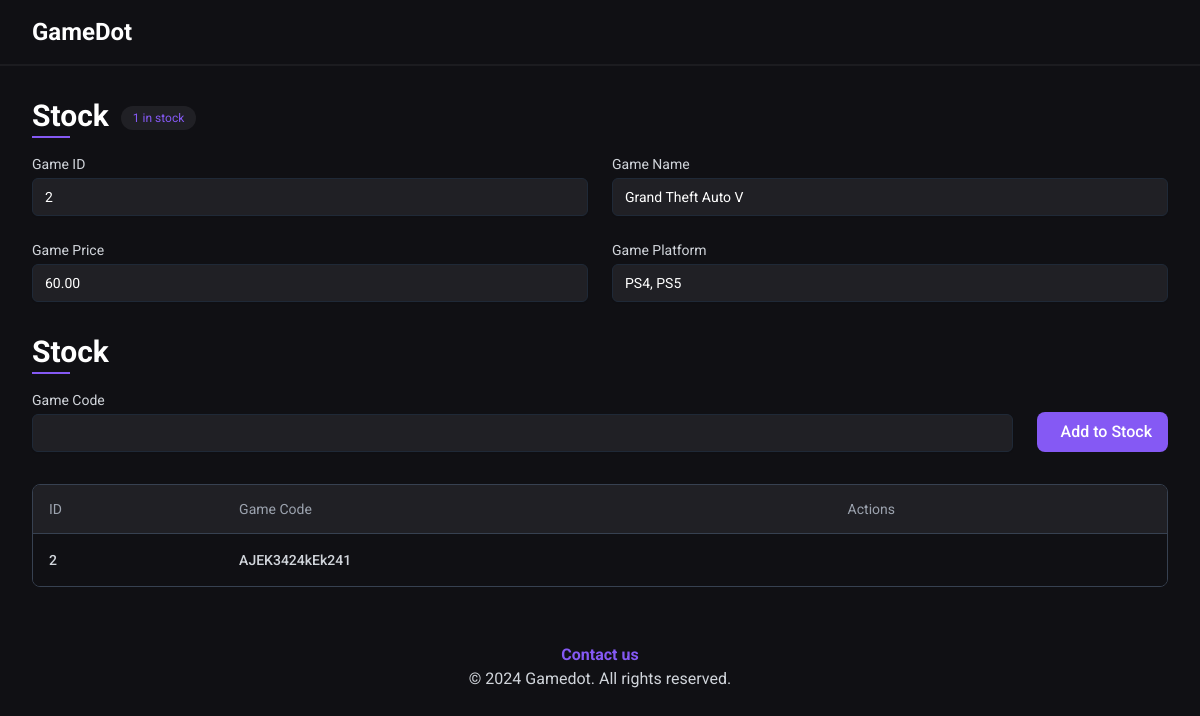
The page /gamedot/admin/games/stock/2 (signed in) on the database as committed earlier.
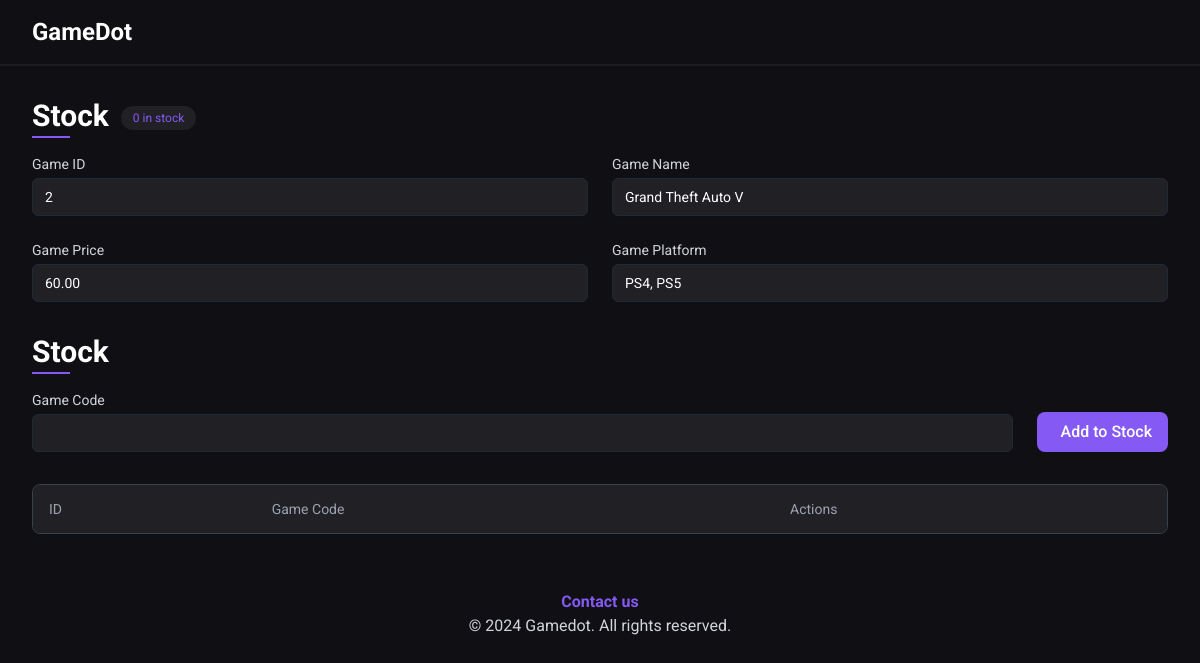
The same page on the database as committed later.
### tables this page shows
CREATE TABLE `games` (
  `id` int(11) NOT NULL,
  `name` varchar(255) DEFAULT NULL,
  `description` text DEFAULT NULL,
  `platform` varchar(30) NOT NULL,
  `price` decimal(10,2) NOT NULL,
  `main_image_url` varchar(255) DEFAULT NULL,
  `age_rating` int(11) DEFAULT NULL,
  `publisher` varchar(100) NOT NULL,
  `release_date` date NOT NULL DEFAULT current_timestamp()
);

CREATE TABLE `stock` (
  `id` int(11) NOT NULL,
  `game_code` varchar(100) NOT NULL,
  `game_id` int(11) NOT NULL
);

### src/admin/games/controllers/stock.php (called while the page is built, shortened)
<?php
$game_id = $_GET['game_id'];
$database = new Database();
$stockColumns = [
  'id' => 'ID',
  'game_code' => 'Game Code',
];
$query = 'SELECT * FROM games WHERE id = :id';
$game = $database->query($query, ['id' => $game_id])->qOrAbort();
$query = 'SELECT * FROM stock WHERE game_id = :id';
$stock = $database->query($query, ['id' => $game_id])->qAll();
require('src/admin/games/views/stock.view.php');

### core/database.php (called while the page is built, shortened)
<?php
class Database
{
  private $host = 'localhost';
  private $db_name = 'testforweb';
  private $port = '3308';
  private $username = 'root';
  private $connection;
  private $statement;
  public function __construct()
  {
    $this->connection = null;
    try {
      $this->connection = new PDO('mysql:host=' . $this->host . ';port=' . $this->port . ';dbname=' . $this->db_name . ';user=' . $this->username);
      $this->connection->setAttribute(PDO::ATTR_ERRMODE, PDO::ERRMODE_EXCEPTION);
      $this->connection->setAttribute(PDO::ATTR_DEFAULT_FETCH_MODE, PDO::FETCH_ASSOC);
    } catch (PDOException $e) {
      echo 'Connection Error: ' . $e->getMessage();
    }
  }
  public function query($query, $params = [])
  {
    $this->statement = $this->connection->prepare($query);
    $this->statement->execute($params);
    return $this;
  }
  public function qAll()
  {
    return $this->statement->fetchAll();
  }
  public function qOrAbort()
  {
    $result = $this->statement->fetch();
    return $result;
  }
}

### src/admin/games/views/stock.view.php (the view, shortened to what this page needs)
<?php require(getHeaderPath()) ?>
<main>
  <div class="xl:container mx-auto p-8">
    <div class="flex items-start gap-x-3">
      <h2 class="text-3xl font-bold mb-4 inline-block relative pb-1">
        Stock
        <span class="absolute bottom-0 left-0 w-1/2 h-0.5 bg-primary"></span>
      </h2>
      <span class="px-3 py-1 text-xs rounded-full bg-secondaryBlack text-primary mt-2"><?= count($stock) ?> in stock</span>
    </div>
    <div>
      <div class="grid grid-cols-1 md:grid-cols-2 gap-6">
        <div>
          <label for="game_id" class="block text-sm text-gray-300">Game ID</label>
          <input type="text" name="game_id" id="game_id" value="<?= $game['id'] ?>" class="bg-secondaryBlack mt-1 block w-full px-3 py-2 border border-gray-800 rounded-md shadow-sm focus:outline-none focus:ring-primary focus:border-primary sm:text-sm" required disabled>
        </div>
        <div>
          <label for="game_name" class="block text-sm text-gray-300">Game Name</label>
          <input type="text" name="game_name" id="game_name" value="<?= $game['name'] ?>" class="bg-secondaryBlack mt-1 block w-full px-3 py-2 border border-gray-800 rounded-md shadow-sm focus:outline-none focus:ring-primary focus:border-primary sm:text-sm" required disabled>
        </div>
        <div>
          <label for="game_price" class="block text-sm text-gray-300">Game Price</label>
          <input type="text" name="game_price" id="game_price" value="<?= $game['price'] ?>" class="bg-secondaryBlack mt-1 block w-full px-3 py-2 border border-gray-800 rounded-md shadow-sm focus:outline-none focus:ring-primary focus:border-primary sm:text-sm" required disabled>
        </div>
        <div>
          <label for="game_platform" class="block text-sm text-gray-300">Game Platform</label>
          <input type="text" name="game_platform" id="game_platform" value="<?= $game['platform'] ?>" class="bg-secondaryBlack mt-1 block w-full px-3 py-2 border border-gray-800 rounded-md shadow-sm focus:outline-none focus:ring-primary focus:border-primary sm:text-sm" required disabled>
        </div>
      </div>
    </div>
    <section class="mt-8">
      <h2 class="text-3xl font-bold inline-block mb-4 relative pb-1">
        Stock
        <span class="absolute bottom-0 left-0 w-1/2 h-0.5 bg-primary"></span>
      </h2>
      <div>
        <form action="" method="POST">
          <div class="sm:flex gap-6 justify-center items-end">
            <div class="flex-1">
              <label for="new_game_code" class="block text-sm text-gray-300">Game Code</label>
              <input type="text" name="new_game_code" id="new_game_code" class="bg-secondaryBlack mt-1 block w-full px-3 py-2 border border-gray-800 rounded-md shadow-sm focus:outline-none focus:ring-primary focus:border-primary sm:text-sm" required>
            </div>
            <div class="mt-4 sm:mt-0">
              <button type="submit" name="add_stock_form" class="bg-primary px-4 py-2 font-medium rounded-lg text-white hover:opacity-85 duration-300 flex justify-center items-center">
                <p>Add to Stock</p>
              </button>
            </div>
          </div>
        </form>
      </div>
      <div class="flex flex-col mt-6">
        <div class="overflow-x-auto ">
          <div class="inline-block min-w-full py-2 align-middle">
            <div class="overflow-hidden border  border-gray-700 md:rounded-lg">
              <table class="min-w-full divide-y divide-gray-700">
                <thead class="bg-secondaryBlack">
                  <tr>
                    <?php
                    foreach ($stockColumns as $column) :
                    ?>
                      <th scope='col' class='px-4 py-3.5 text-sm font-normal text-left rtl:text-right text-gray-400'><?= $column ?></th>
                    <?php endforeach; ?>
                    <th scope='col' class='px-4 py-3.5 text-sm font-normal text-left rtl:text-right text-gray-400'>Actions</th>
                  </tr>
                </thead>
                <tbody class=" divide-y divide-gray-700 bg-myBlack">
                  <?php
                  foreach ($stock as $s) : ?>
                    <tr>
                      <?php foreach ($stockColumns as $dbcolumn => $column) : ?>
                        <td class='px-4 py-4 text-sm font-medium text-gray-300 whitespace-nowrap hover:text-primary duration-300'><?= $s[$dbcolumn]  ?></td>
                      <?php endforeach; ?>
                      <td class="px-4 py-4 text-sm whitespace-nowrap">
                        <div class="flex items-center gap-x-6">
                        </div>
                      </td>
                    </tr>
                  <?php endforeach; ?>
                </tbody>
              </table>
            </div>
          </div>
        </div>
      </div>
    </section>
  </div>
</main>
<?php require(getFooterPath()) ?>

### index.php (shortened to what this page needs)
<?php
require("core/database.php");
$routes = [
  newRoute("/") => __DIR__ . "/src/user/controllers/index.php",
  newRoute("/signup") => __DIR__ . "/src/user/controllers/signup.php",
  newRoute("/signin") => __DIR__ . "/src/user/controllers/signin.php",
  newRoute("/games") => "src/user/controllers/games.php",
  newRoute("/profile") => "src/user/controllers/profile.php",
  newRoute("/logout") => "src/common/controllers/logout.php",
  newRoute("/genres") => __DIR__ . "/src/user/controllers/genres.php",
  newRoute("/checkout") => __DIR__ . "/src/user/controllers/checkout.php",
  newRoute("/cart") => __DIR__ . "/src/user/controllers/cart.php",
  newRoute("/contactus") => __DIR__ . "/src/common/controllers/contactus.php",
  newRoute("/admin/signin") => __DIR__ . "/src/admin/main/controllers/signin_admin.php",
  newRoute("/admin/") => __DIR__ . "/src/admin/main/controllers/index.php",
  newRoute("/admin/logout") => "src/common/controllers/logout.php",
  newRoute("/admin/profile") => "src/admin/main/controllers/profile.php",
  newRoute("/admin/games/") => __DIR__ . "/src/admin/games/controllers/games.php",
  newRoute("/admin/games/add") => __DIR__ . "/src/admin/games/controllers/add_game.php",
  newRoute("/admin/games/edit") => __DIR__ . "/src/admin/games/controllers/edit_game.php",
  newRoute("/admin/users/") => __DIR__ . "/src/admin/users/controllers/users.php",
  newRoute("/admin/settings/") => __DIR__ . "/src/admin/settings/controllers/settings.php",
  newRoute("/admin/orders/") => __DIR__ . "/src/admin/orders/controllers/orders.php",
];
$userAuthenticatedRoutes = [
  newRoute("/profile"),
  newRoute("/checkout"),
  newRoute("/cart"),
];
$adminAuthenticatedRoutes = [
  newRoute("/admin/"),
  newRoute("/admin/logout"),
  newRoute("/admin/profile"),
  newRoute("/admin/games/"),
  newRoute("/admin/games/add"),
  newRoute("/admin/games/edit"),
  newRoute("/admin/users/"),
  newRoute("/admin/settings/"),
  newRoute("/admin/orders/"),
];
function newRoute($path)
{
  $projectName = '/gamedot';
  return $projectName . $path;
}
$uri = parse_url($_SERVER["REQUEST_URI"])['path'];
if (preg_match('/\/games\/(\d+)$/', $uri, $matches)) {
  $id = $matches[1];
  $routes[$uri] = __DIR__ . "/src/user/controllers/game_page.php";
  $_GET['game_id'] = $id;
}
if (preg_match('/\/admin\/games\/(\d+)$/', $uri, $matches)) {
  $id = $matches[1];
  $routes[$uri] = __DIR__ . "/src/admin/games/controllers/game.php";
  $_GET['game_id'] = $id;
  array_push($adminAuthenticatedRoutes, newRoute("/admin/games/$id"));
} else if (preg_match('/\/admin\/games\/stock\/(\d+)$/', $uri, $matches)) {
  $routes[$uri] = __DIR__ . "/src/admin/games/controllers/stock.php";
} else if (preg_match('/\/games\/(\d+)$/', $uri, $matches)) {
  $id = $matches[1];
  $routes[$uri] = __DIR__ . "/src/user/controllers/game_page.php";
  $_GET['game_id'] = $id;
} else if (preg_match('/\/admin\/users\/(\d+)$/', $uri, $matches)) {
  $id = $matches[1];
  $routes[$uri] = __DIR__ . "/src/admin/users/controllers/user.php";
  $_GET['user_id'] = $id;
  array_push($adminAuthenticatedRoutes, newRoute("/admin/users/$id"));
} else if (preg_match('/\/admin\/orders\/(\d+)$/', $uri, $matches)) {
  $id = $matches[1];
  $routes[$uri] = __DIR__ . "/src/admin/orders/controllers/order.php";
  $_GET['order_id'] = $id;
  array_push($adminAuthenticatedRoutes, newRoute("/admin/orders/$id"));
} else if (preg_match('/\/orders\/(\d+)$/', $uri, $matches)) {
  $id = $matches[1];
  $routes[$uri] = __DIR__ . "/src/user/controllers/order_page.php";
  $_GET['order_id'] = $id;
  array_push($userAuthenticatedRoutes, newRoute("/orders/$id"));
}
if (array_key_exists($uri, $routes)) {
  require($routes[$uri]);
} else {
  abort("404 Not Found");
}

### src/views/partials/header.php (shortened to what this page needs)
<?php
$MAINURI = "$_SERVER[REQUEST_SCHEME]://$_SERVER[HTTP_HOST]/gamedot";
if (isset($_SESSION['admin'])) {
  $baseUrl = $MAINURI . '/admin/';
} else {
  $baseUrl = $MAINURI;
}
?>
<!DOCTYPE html>
<html lang="en">
<head>
  <link rel="stylesheet" href="<?= $MAINURI ?>/public/assets/style/output.css?<?= time() ?>">
  <link rel='stylesheet' href='https://cdn.jsdelivr.net/npm/swiper@11/swiper-bundle.min.css' />
  <link rel='stylesheet' href='https://cdn-uicons.flaticon.com/2.3.0/uicons-regular-rounded/css/uicons-regular-rounded.css'>
  <link rel='stylesheet' href='https://cdn-uicons.flaticon.com/2.3.0/uicons-solid-rounded/css/uicons-solid-rounded.css'>
  <link rel="stylesheet" href="https://cdn.jsdelivr.net/npm/glider-js@1/glider.min.css">
  <link href="https://unpkg.com/filepond@^4/dist/filepond.css" rel="stylesheet" />
</head>
<body class="bg-myBlack text-white font-Roboto">
  <header class=">flex flex-wrap sm:justify-start sm:flex-nowrap w-full py-4 px-8  mx-auto text-sm xl:container border-b-2 border-white border-opacity-5">
    <nav class=" w-full mx-auto sm:flex sm:items-center sm:justify-between" aria-label="Global">
      <div class="flex items-center justify-between flex-1">
        <a class="flex-none font-bold text-2xl" href="<?= $baseUrl ?>">GameDot</a>
      </div>
    </nav>
  </header>

### src/views/partials/footer.php (shortened to what this page needs)
<footer class="text-center text-gray-300 py-4 ">
  <a href="./contactus" class="my-2 text-primary font-bold">
    Contact us
  </a>
  <p>
    &copy; <?php echo date("Y") ?> Gamedot. All rights reserved.
  </p>
</footer>
</body>
</html>

Rows that differ between the two databases and show on the page:
removed stock: id "2", game_code "AJEK3424kEk241"
Other text that changed with them:
count($stock): "1" → "0"
